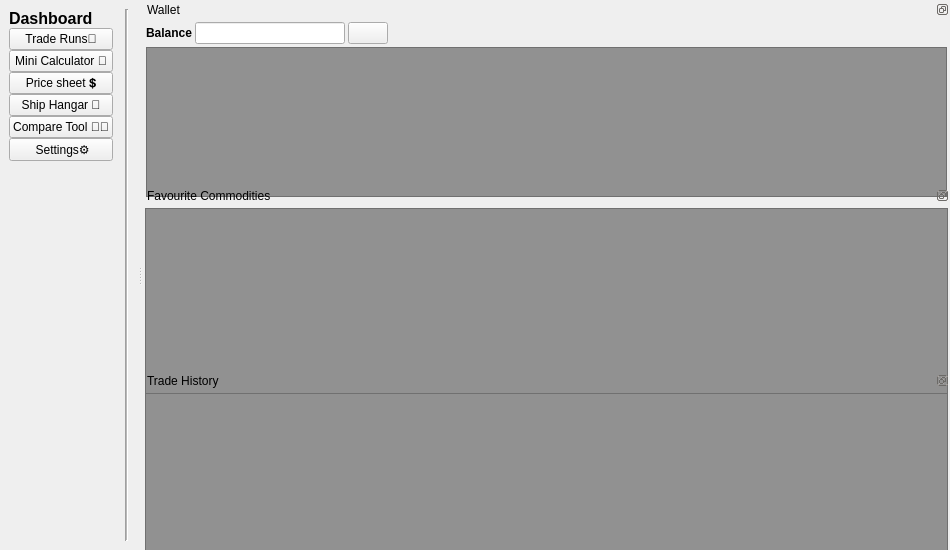
<?xml version="1.0" encoding="UTF-8"?>
<ui version="4.0">
 <class>Dashboard</class>
 <widget class="QMainWindow" name="Dashboard">
  <property name="geometry">
   <rect>
    <x>0</x>
    <y>0</y>
    <width>950</width>
    <height>550</height>
   </rect>
  </property>
  <property name="sizePolicy">
   <sizepolicy hsizetype="Fixed" vsizetype="Fixed">
    <horstretch>0</horstretch>
    <verstretch>0</verstretch>
   </sizepolicy>
  </property>
  <property name="minimumSize">
   <size>
    <width>950</width>
    <height>550</height>
   </size>
  </property>
  <property name="windowTitle">
   <string>Starclitz - Dashboard</string>
  </property>
  <property name="windowIcon">
   <iconset>
    <normaloff>rsc/starclitz-logo.ico</normaloff>rsc/starclitz-logo.ico</iconset>
  </property>
  <property name="dockNestingEnabled">
   <bool>true</bool>
  </property>
  <property name="dockOptions">
   <set>QMainWindow::AllowNestedDocks|QMainWindow::AnimatedDocks</set>
  </property>
  <widget class="QWidget" name="centralwidget">
   <property name="sizePolicy">
    <sizepolicy hsizetype="Maximum" vsizetype="Maximum">
     <horstretch>0</horstretch>
     <verstretch>0</verstretch>
    </sizepolicy>
   </property>
   <layout class="QHBoxLayout" name="horizontalLayout">
    <item>
     <layout class="QVBoxLayout" name="verticalLayoutLeftMenu" stretch="0,1,0,0,0,0,0,0">
      <property name="spacing">
       <number>0</number>
      </property>
      <property name="sizeConstraint">
       <enum>QLayout::SetMaximumSize</enum>
      </property>
      <property name="rightMargin">
       <number>6</number>
      </property>
      <item>
       <widget class="QLabel" name="labelTitle">
        <property name="font">
         <font>
          <pointsize>12</pointsize>
          <weight>75</weight>
          <bold>true</bold>
         </font>
        </property>
        <property name="text">
         <string>Dashboard</string>
        </property>
        <property name="margin">
         <number>6</number>
        </property>
       </widget>
      </item>
      <item>
       <widget class="QPushButton" name="pushButtonGotoTradeRuns">
        <property name="sizePolicy">
         <sizepolicy hsizetype="Minimum" vsizetype="Fixed">
          <horstretch>0</horstretch>
          <verstretch>0</verstretch>
         </sizepolicy>
        </property>
        <property name="text">
         <string>Trade Runs🚚</string>
        </property>
       </widget>
      </item>
      <item>
       <widget class="QPushButton" name="pushButtonGotoMiniCalc">
        <property name="sizePolicy">
         <sizepolicy hsizetype="Minimum" vsizetype="Fixed">
          <horstretch>0</horstretch>
          <verstretch>0</verstretch>
         </sizepolicy>
        </property>
        <property name="text">
         <string>Mini Calculator 🧮</string>
        </property>
       </widget>
      </item>
      <item>
       <widget class="QPushButton" name="pushButtonGotoPriceSheet">
        <property name="text">
         <string>Price sheet 💲</string>
        </property>
       </widget>
      </item>
      <item>
       <widget class="QPushButton" name="pushButtonGotoShipHangar">
        <property name="text">
         <string>Ship Hangar 🚀</string>
        </property>
        <property name="shortcut">
         <string>Ctrl+S</string>
        </property>
       </widget>
      </item>
      <item>
       <widget class="QPushButton" name="pushButtonCompareTool">
        <property name="text">
         <string>Compare Tool 📱📲</string>
        </property>
       </widget>
      </item>
      <item>
       <widget class="QPushButton" name="pushButtonSettings">
        <property name="text">
         <string> Settings⚙</string>
        </property>
       </widget>
      </item>
      <item>
       <spacer name="verticalSpacer">
        <property name="orientation">
         <enum>Qt::Vertical</enum>
        </property>
        <property name="sizeHint" stdset="0">
         <size>
          <width>20</width>
          <height>40</height>
         </size>
        </property>
       </spacer>
      </item>
     </layout>
    </item>
    <item>
     <widget class="Line" name="line">
      <property name="lineWidth">
       <number>1</number>
      </property>
      <property name="midLineWidth">
       <number>1</number>
      </property>
      <property name="orientation">
       <enum>Qt::Vertical</enum>
      </property>
     </widget>
    </item>
   </layout>
  </widget>
  <widget class="QDockWidget" name="dockWidgetWallet">
   <property name="sizePolicy">
    <sizepolicy hsizetype="Preferred" vsizetype="Preferred">
     <horstretch>0</horstretch>
     <verstretch>0</verstretch>
    </sizepolicy>
   </property>
   <property name="minimumSize">
    <size>
     <width>400</width>
     <height>200</height>
    </size>
   </property>
   <property name="layoutDirection">
    <enum>Qt::LeftToRight</enum>
   </property>
   <property name="features">
    <set>QDockWidget::DockWidgetFloatable|QDockWidget::DockWidgetMovable</set>
   </property>
   <property name="allowedAreas">
    <set>Qt::BottomDockWidgetArea|Qt::RightDockWidgetArea</set>
   </property>
   <property name="windowTitle">
    <string>Wallet</string>
   </property>
   <attribute name="dockWidgetArea">
    <number>2</number>
   </attribute>
   <widget class="QWidget" name="dockWidgetContentsWallet">
    <layout class="QVBoxLayout" name="verticalLayout" stretch="0,0">
     <property name="spacing">
      <number>3</number>
     </property>
     <property name="leftMargin">
      <number>3</number>
     </property>
     <property name="topMargin">
      <number>3</number>
     </property>
     <property name="rightMargin">
      <number>3</number>
     </property>
     <property name="bottomMargin">
      <number>3</number>
     </property>
     <item>
      <layout class="QHBoxLayout" name="horizontalLayoutBalance">
       <item>
        <widget class="QLabel" name="labelBalance">
         <property name="sizePolicy">
          <sizepolicy hsizetype="Maximum" vsizetype="Preferred">
           <horstretch>0</horstretch>
           <verstretch>0</verstretch>
          </sizepolicy>
         </property>
         <property name="font">
          <font>
           <weight>75</weight>
           <bold>true</bold>
          </font>
         </property>
         <property name="text">
          <string>Balance</string>
         </property>
        </widget>
       </item>
       <item>
        <widget class="QLineEdit" name="lineEditBalance">
         <property name="sizePolicy">
          <sizepolicy hsizetype="Preferred" vsizetype="Fixed">
           <horstretch>0</horstretch>
           <verstretch>0</verstretch>
          </sizepolicy>
         </property>
         <property name="minimumSize">
          <size>
           <width>150</width>
           <height>0</height>
          </size>
         </property>
         <property name="maximumSize">
          <size>
           <width>16777215</width>
           <height>16777215</height>
          </size>
         </property>
        </widget>
       </item>
       <item>
        <widget class="QPushButton" name="pushButtonBalanceSave">
         <property name="sizePolicy">
          <sizepolicy hsizetype="Fixed" vsizetype="Fixed">
           <horstretch>0</horstretch>
           <verstretch>0</verstretch>
          </sizepolicy>
         </property>
         <property name="text">
          <string/>
         </property>
         <property name="icon">
          <iconset>
           <normaloff>rsc/save.ico</normaloff>rsc/save.ico</iconset>
         </property>
        </widget>
       </item>
       <item>
        <spacer name="horizontalSpacer">
         <property name="orientation">
          <enum>Qt::Horizontal</enum>
         </property>
         <property name="sizeHint" stdset="0">
          <size>
           <width>40</width>
           <height>20</height>
          </size>
         </property>
        </spacer>
       </item>
      </layout>
     </item>
     <item>
      <widget class="QListView" name="listViewTransactionHistory">
       <property name="styleSheet">
        <string notr="true">background-color:#919191 ;</string>
       </property>
      </widget>
     </item>
    </layout>
   </widget>
  </widget>
  <widget class="QDockWidget" name="dockWidgetFavouriteCommodities">
   <property name="sizePolicy">
    <sizepolicy hsizetype="Preferred" vsizetype="Preferred">
     <horstretch>0</horstretch>
     <verstretch>0</verstretch>
    </sizepolicy>
   </property>
   <property name="minimumSize">
    <size>
     <width>404</width>
     <height>297</height>
    </size>
   </property>
   <property name="features">
    <set>QDockWidget::DockWidgetFloatable|QDockWidget::DockWidgetMovable</set>
   </property>
   <property name="allowedAreas">
    <set>Qt::BottomDockWidgetArea|Qt::RightDockWidgetArea</set>
   </property>
   <property name="windowTitle">
    <string>Favourite Commodities</string>
   </property>
   <attribute name="dockWidgetArea">
    <number>2</number>
   </attribute>
   <widget class="QWidget" name="dockWidgetContentsFavouriteCommodities">
    <layout class="QVBoxLayout" name="verticalLayout_2">
     <property name="spacing">
      <number>3</number>
     </property>
     <property name="leftMargin">
      <number>2</number>
     </property>
     <property name="topMargin">
      <number>3</number>
     </property>
     <property name="rightMargin">
      <number>2</number>
     </property>
     <property name="bottomMargin">
      <number>3</number>
     </property>
     <item>
      <widget class="QTreeView" name="treeViewFavouriteCommodities">
       <property name="styleSheet">
        <string notr="true">background-color:#919191 ;</string>
       </property>
      </widget>
     </item>
    </layout>
   </widget>
  </widget>
  <widget class="QDockWidget" name="dockWidgetTradeHistory">
   <property name="sizePolicy">
    <sizepolicy hsizetype="Preferred" vsizetype="Preferred">
     <horstretch>0</horstretch>
     <verstretch>0</verstretch>
    </sizepolicy>
   </property>
   <property name="minimumSize">
    <size>
     <width>400</width>
     <height>200</height>
    </size>
   </property>
   <property name="baseSize">
    <size>
     <width>0</width>
     <height>0</height>
    </size>
   </property>
   <property name="floating">
    <bool>false</bool>
   </property>
   <property name="features">
    <set>QDockWidget::DockWidgetFloatable|QDockWidget::DockWidgetMovable</set>
   </property>
   <property name="allowedAreas">
    <set>Qt::BottomDockWidgetArea|Qt::RightDockWidgetArea</set>
   </property>
   <property name="windowTitle">
    <string>Trade History</string>
   </property>
   <attribute name="dockWidgetArea">
    <number>2</number>
   </attribute>
   <widget class="QWidget" name="dockWidgetContentsTradeHistory">
    <layout class="QVBoxLayout" name="verticalLayout_3">
     <property name="spacing">
      <number>3</number>
     </property>
     <property name="leftMargin">
      <number>2</number>
     </property>
     <property name="topMargin">
      <number>3</number>
     </property>
     <property name="rightMargin">
      <number>2</number>
     </property>
     <property name="bottomMargin">
      <number>3</number>
     </property>
     <item>
      <widget class="QTreeView" name="treeViewTradeHistory">
       <property name="styleSheet">
        <string notr="true">background-color:#919191 ;</string>
       </property>
      </widget>
     </item>
    </layout>
   </widget>
  </widget>
 </widget>
 <resources/>
 <connections/>
</ui>
